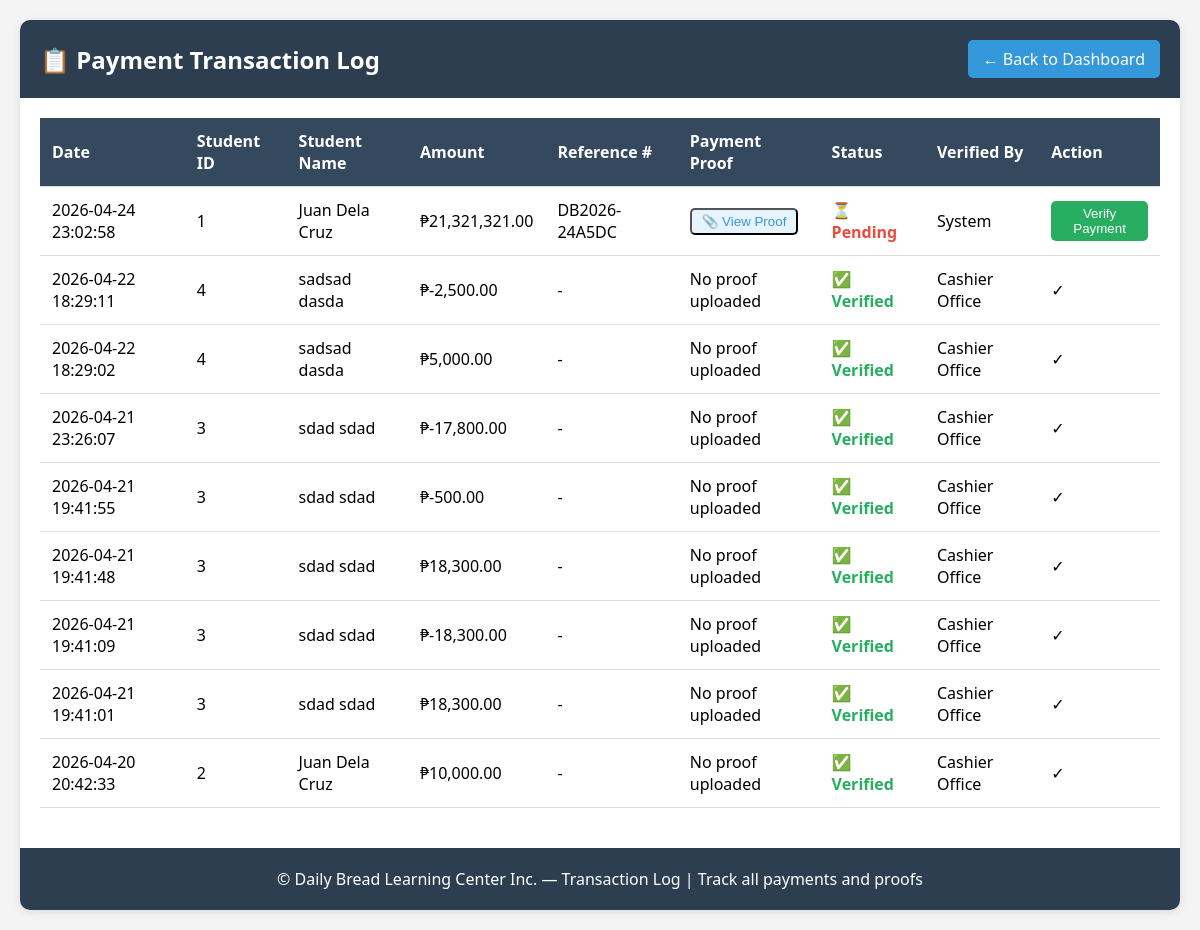
Screenshot of /transaction_log.php (signed in) with the database file from the repository.
### tables this page shows
CREATE TABLE `payment_transactions` (
  `transaction_id` int(11) NOT NULL AUTO_INCREMENT,
  `enrollee_id` int(11) NOT NULL,
  `payment_date` date NOT NULL,
  `payment_amount` decimal(10,2) NOT NULL,
  `payment_type` varchar(50) NOT NULL COMMENT 'Cash, Semi Annual, Quarterly, Monthly',
  `receipt_number` varchar(50) NOT NULL,
  `notes` text DEFAULT NULL,
  `processed_by` varchar(100) NOT NULL,
  `created_at` timestamp NOT NULL DEFAULT current_timestamp(),
  `receipt_generated` tinyint(4) DEFAULT 0,
  `receipt_path` varchar(500) DEFAULT NULL,
  `processed_by_user_id` int(11) DEFAULT NULL,
  `payment_status` varchar(50) DEFAULT NULL,
  `refund_amount` decimal(10,2) DEFAULT 0.00,
  `refund_date` date DEFAULT NULL,
  `refund_reason` text DEFAULT NULL,
  `refund_status` varchar(20) DEFAULT 'None',
  `payment_reference` varchar(100) DEFAULT NULL,
  `payment_method` varchar(50) DEFAULT 'Cash',
  `payment_verified` tinyint(4) DEFAULT 1,
  `request_id` int(11) DEFAULT NULL,
  PRIMARY KEY (`transaction_id`),
  KEY `enrollee_id` (`enrollee_id`),
  KEY `fk_payment_processed_by` (`processed_by_user_id`),
  KEY `request_id` (`request_id`),
  CONSTRAINT `fk_payment_processed_by` FOREIGN KEY (`processed_by_user_id`) REFERENCES `users` (`user_id`) ON UPDATE CASCADE,
  CONSTRAINT `payment_transactions_ibfk_1` FOREIGN KEY (`enrollee_id`) REFERENCES `enrollees` (`enrollee_id`) ON DELETE CASCADE,
  CONSTRAINT `payment_transactions_ibfk_2` FOREIGN KEY (`processed_by_user_id`) REFERENCES `users` (`user_id`),
  CONSTRAINT `payment_transactions_ibfk_3` FOREIGN KEY (`request_id`) REFERENCES `refund_requests` (`request_id`) ON DELETE SET NULL
);

CREATE TABLE `enrollees` (
  `enrollee_id` int(11) NOT NULL AUTO_INCREMENT,
  `student_type` varchar(20) NOT NULL,
  `program_level` varchar(20) NOT NULL,
  `payment_plan` varchar(50) NOT NULL,
  `payment_amount` decimal(10,2) NOT NULL,
  `last_name` varchar(50) NOT NULL,
  `first_name` varchar(50) NOT NULL,
  `middle_name` varchar(50) DEFAULT NULL,
  `nickname` varchar(50) DEFAULT NULL,
  `birth_date` date NOT NULL,
  `place_of_birth` varchar(100) DEFAULT NULL,
  `address` varchar(255) NOT NULL,
  `email` varchar(100) DEFAULT NULL,
  `password_hash` varchar(255) DEFAULT NULL,
  `created_at` timestamp NOT NULL DEFAULT current_timestamp(),
  `qualification_status` varchar(20) DEFAULT 'Pending' COMMENT 'Pending, Qualified, Not Qualified',
  `payment_status` varchar(50) DEFAULT 'Unpaid' COMMENT 'Unpaid, Partial, Fully Paid',
  `requirements_status` varchar(20) DEFAULT 'Pending' COMMENT 'Complete, Incomplete, Pending',
  `requirements_notes` text DEFAULT NULL COMMENT 'Notes about missing requirements',
  `birth_cert_received` tinyint(4) DEFAULT 0,
  `id_picture_received` tinyint(4) DEFAULT 0,
  `report_card_received` tinyint(4) DEFAULT 0,
  `immunization_record_received` tinyint(4) DEFAULT 0,
  `medical_cert_received` tinyint(4) DEFAULT 0,
  `enrollment_status` varchar(20) DEFAULT 'Enrolled' COMMENT 'Enrolled, Dropped, Transferred, On Leave',
  `enrollment_status_date` date DEFAULT NULL,
  `enrollment_status_reason` text DEFAULT NULL,
  `is_archived` tinyint(4) DEFAULT 0,
  `archived_date` date DEFAULT NULL,
  `archive_reason` varchar(100) DEFAULT NULL,
  PRIMARY KEY (`enrollee_id`)
);

### transaction_log.php (the view, shortened to what this page needs)
<?php
require_once 'db_connection.php';
$stmt = $pdo->query("
    SELECT pt.*, e.first_name, e.last_name, e.enrollee_id
    FROM payment_transactions pt
    JOIN enrollees e ON pt.enrollee_id = e.enrollee_id
    ORDER BY pt.created_at DESC
");
$transactions = $stmt->fetchAll(PDO::FETCH_ASSOC);
?>
<!DOCTYPE html>
<html lang="en">
<head>
</head>
<body>
<div class="container">
    <div class="header">
        <h2>📋 Payment Transaction Log</h2>
        <a href="admin_dashboard.php" class="back-btn">← Back to Dashboard</a>
    </div>
    <div class="content">
        <div style="overflow-x: auto;">
            <table>
                <thead>
                    <tr>
                        <th>Date</th>
                        <th>Student ID</th>
                        <th>Student Name</th>
                        <th>Amount</th>
                        <th>Reference #</th>
                        <th>Payment Proof</th>
                        <th>Status</th>
                        <th>Verified By</th>
                        <th>Action</th>
                    </tr>
                </thead>
                <tbody>
                    <?php foreach($transactions as $t): ?>
                    <tr>
                        <td><?php echo date('Y-m-d H:i:s', strtotime($t['created_at'])); ?></td>
                        <td><?php echo $t['enrollee_id']; ?></td>
                        <td><?php echo $t['first_name'] . ' ' . $t['last_name']; ?></td>
                        <td>₱<?php echo number_format($t['payment_amount'], 2); ?></td>
                        <td><?php echo $t['payment_reference'] ?? '-'; ?></td>
                        <td>
                            <?php if($t['receipt_path'] && file_exists($t['receipt_path'])): ?>
                                <button class="proof-link" onclick="viewProof('<?php echo $t['receipt_path']; ?>', '<?php echo $t['first_name'] . ' ' . $t['last_name']; ?>')">📎 View Proof</button>
                            <?php else: ?>
                                No proof uploaded
                            <?php endif; ?>
                        </td>
                        <td class="<?php echo $t['payment_verified'] ? 'verified' : 'pending'; ?>">
                            <?php echo $t['payment_verified'] ? '✅ Verified' : '⏳ Pending'; ?>
                        </td>
                        <td><?php echo $t['processed_by'] ?: '-'; ?></td>
                        <td>
                            <?php if(!$t['payment_verified']): ?>
                            <form method="POST">
                                <button type="submit" name="verify_payment" class="btn-verify">Verify Payment</button>
                            </form>
                            <?php else: ?>
                            ✓
                            <?php endif; ?>
                        </td>
                    </tr>
                    <?php endforeach; ?>
                </tbody>
            </table>
        </div>
    </div>
    <div class="footer">
        <p>© Daily Bread Learning Center Inc. — Transaction Log | Track all payments and proofs</p>
    </div>
</div>
</body>
</html>

### transaction_log.php (style rules this page uses)
* { margin: 0; padding: 0; box-sizing: border-box; }
body { font-family: 'Segoe UI', sans-serif; background: #f4f4f4; padding: 20px; }
.container { max-width: 1400px; margin: 0 auto; background: white; border-radius: 10px; box-shadow: 0 2px 10px rgba(0,0,0,0.1); overflow: hidden; }
.header { background: #2c3e50; color: white; padding: 20px; display: flex; justify-content: space-between; align-items: center; flex-wrap: wrap; gap: 15px; }
.back-btn { background: #3498db; color: white; padding: 8px 15px; text-decoration: none; border-radius: 5px; }
.content { padding: 20px; }
table { width: 100%; border-collapse: collapse; }
th, td { padding: 12px; text-align: left; border-bottom: 1px solid #ddd; }
th { background: #34495e; color: white; }
.proof-link { color: #3498db; text-decoration: none; cursor: pointer; display: inline-block; padding: 4px 10px; background: #e8f4fd; border-radius: 5px; }
.verified { color: #27ae60; font-weight: bold; }
.pending { color: #e74c3c; font-weight: bold; }
.btn-verify { background: #27ae60; color: white; border: none; padding: 5px 10px; border-radius: 5px; cursor: pointer; }
.footer { background: #2c3e50; color: white; text-align: center; padding: 20px; margin-top: 20px; }

### rows the page displays
payment_transactions: created_at "2026-04-24 23:02:58", enrollee.enrollee_id "1", enrollee.first_name "Juan", enrollee.last_name "Dela Cruz", payment_amount "21,321,321.00", payment_reference "DB2026-24A5DC", payment_verified "⏳ Pending", processed_by "System"
payment_transactions: created_at "2026-04-22 18:29:11", enrollee.enrollee_id "4", enrollee.first_name "sadsad", enrollee.last_name "dasda", payment_amount "-2,500.00", payment_reference "-", shows "No proof uploaded", payment_verified "✅ Verified", processed_by "Cashier Office"
payment_transactions: created_at "2026-04-22 18:29:02", enrollee.enrollee_id "4", enrollee.first_name "sadsad", enrollee.last_name "dasda", payment_amount "5,000.00", payment_reference "-", shows "No proof uploaded", payment_verified "✅ Verified", processed_by "Cashier Office"
payment_transactions: created_at "2026-04-21 23:26:07", enrollee.enrollee_id "3", enrollee.first_name "sdad", enrollee.last_name "sdad", payment_amount "-17,800.00", payment_reference "-", shows "No proof uploaded", payment_verified "✅ Verified", processed_by "Cashier Office"
payment_transactions: created_at "2026-04-21 19:41:55", enrollee.enrollee_id "3", enrollee.first_name "sdad", enrollee.last_name "sdad", payment_amount "-500.00", payment_reference "-", shows "No proof uploaded", payment_verified "✅ Verified", processed_by "Cashier Office"
payment_transactions: created_at "2026-04-21 19:41:48", enrollee.enrollee_id "3", enrollee.first_name "sdad", enrollee.last_name "sdad", payment_amount "18,300.00", payment_reference "-", shows "No proof uploaded", payment_verified "✅ Verified", processed_by "Cashier Office"
payment_transactions: created_at "2026-04-21 19:41:09", enrollee.enrollee_id "3", enrollee.first_name "sdad", enrollee.last_name "sdad", payment_amount "-18,300.00", payment_reference "-", shows "No proof uploaded", payment_verified "✅ Verified", processed_by "Cashier Office"
payment_transactions: created_at "2026-04-21 19:41:01", enrollee.enrollee_id "3", enrollee.first_name "sdad", enrollee.last_name "sdad", payment_amount "18,300.00", payment_reference "-", shows "No proof uploaded", payment_verified "✅ Verified", processed_by "Cashier Office"
payment_transactions: created_at "2026-04-20 20:42:33", enrollee.enrollee_id "2", enrollee.first_name "Juan", enrollee.last_name "Dela Cruz", payment_amount "10,000.00", payment_reference "-", shows "No proof uploaded", payment_verified "✅ Verified", processed_by "Cashier Office"
